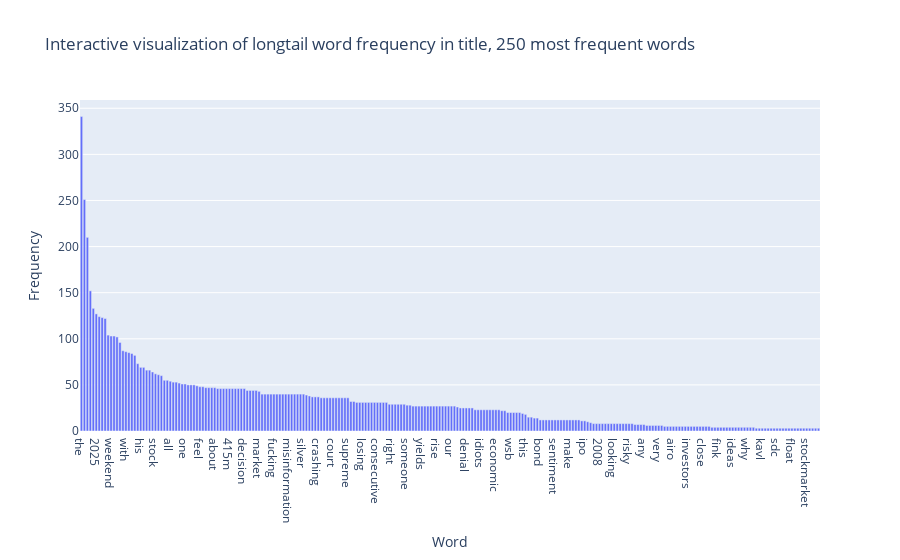
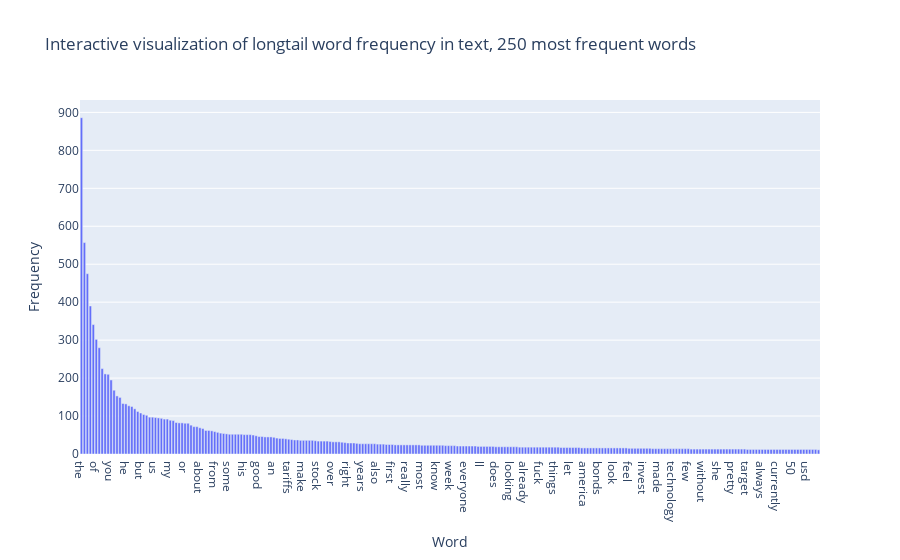

Notebook cell for these charts, in order:
### Markdown cell above
Long Tail

### Code cell
#To save on computational resources only first 100 most frequent entries
idx_title = title_freq_all.argsort()[::-1][:250]
idx_text = text_freq_all.argsort()[::-1][:250]
fig = px.bar(x=count_vect.get_feature_names_out()[idx_title], 
            y=title_freq_all[idx_title],
            labels={'x':'Word', 'y':'Frequency'},
            title=f"Interactive visualization of longtail word frequency in title, 250 most frequent words")
fig.show()
fig = px.bar(x=count_vect.get_feature_names_out()[idx_text], 
            y=text_freq_all[idx_text],
            labels={'x':'Word', 'y':'Frequency'},
            title=f"Interactive visualization of longtail word frequency in text, 250 most frequent words")
fig.show()

### Figure 1 — Plotly figure (JSON) as saved in the notebook; plotly's stock layout.template omitted (floating-point values rounded to 4 significant figures; data arrays with more than 128 entries replaced by an {"elided": "..."} marker saying what was removed)
{"data": [{"hovertemplate": "Word=%{x}<br>Frequency=%{y}<extra></extra>", "legendgroup": "", "marker": {"color": "#636efa", "pattern": {"shape": ""}}, "name": "", "orientation": "v", "showlegend": false, "textposition": "auto", "type": "bar", "x": {"elided": "250 str values"}, "xaxis": "x", "y": {"elided": "250 int values"}, "yaxis": "y"}], "layout": {"barmode": "relative", "legend": {"tracegroupgap": 0}, "title": {"text": "Interactive visualization of longtail word frequency in title, 250 most frequent words"}, "xaxis": {"anchor": "y", "domain": [0, 1], "title": {"text": "Word"}}, "yaxis": {"anchor": "x", "domain": [0, 1], "title": {"text": "Frequency"}}}}

### Figure 2 — Plotly figure (JSON) as saved in the notebook; plotly's stock layout.template omitted (floating-point values rounded to 4 significant figures; data arrays with more than 128 entries replaced by an {"elided": "..."} marker saying what was removed)
{"data": [{"hovertemplate": "Word=%{x}<br>Frequency=%{y}<extra></extra>", "legendgroup": "", "marker": {"color": "#636efa", "pattern": {"shape": ""}}, "name": "", "orientation": "v", "showlegend": false, "textposition": "auto", "type": "bar", "x": {"elided": "250 str values"}, "xaxis": "x", "y": {"elided": "250 int values"}, "yaxis": "y"}], "layout": {"barmode": "relative", "legend": {"tracegroupgap": 0}, "title": {"text": "Interactive visualization of longtail word frequency in text, 250 most frequent words"}, "xaxis": {"anchor": "y", "domain": [0, 1], "title": {"text": "Word"}}, "yaxis": {"anchor": "x", "domain": [0, 1], "title": {"text": "Frequency"}}}}
